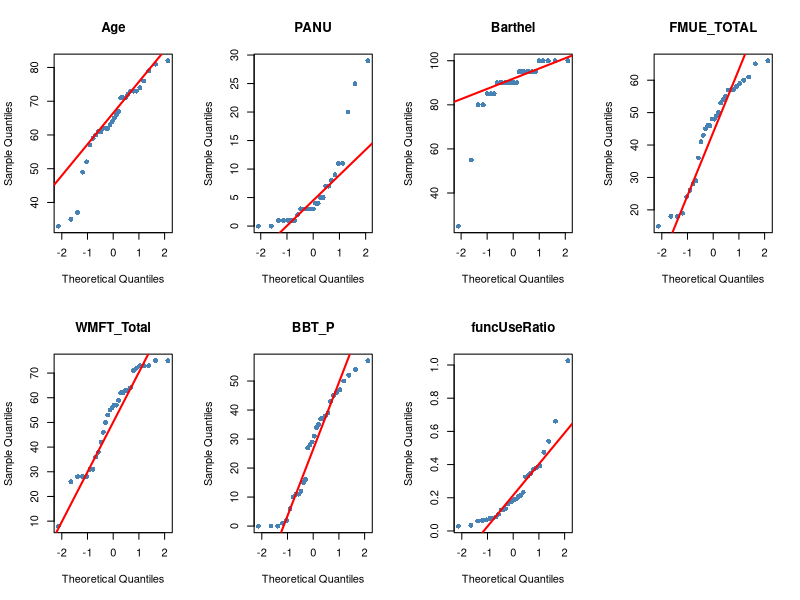
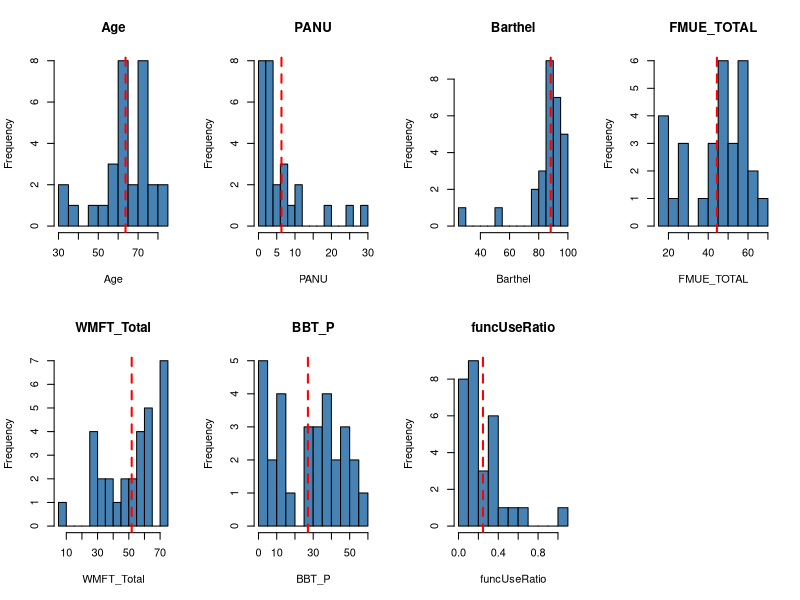
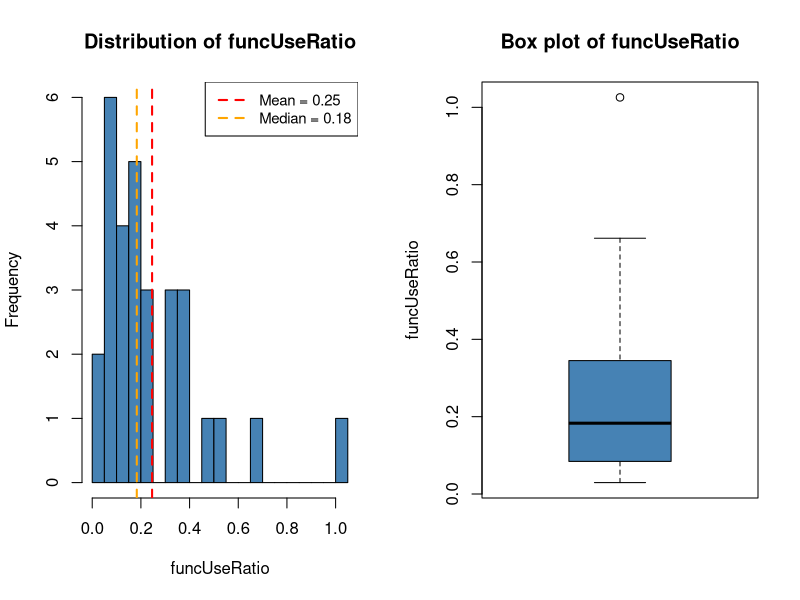
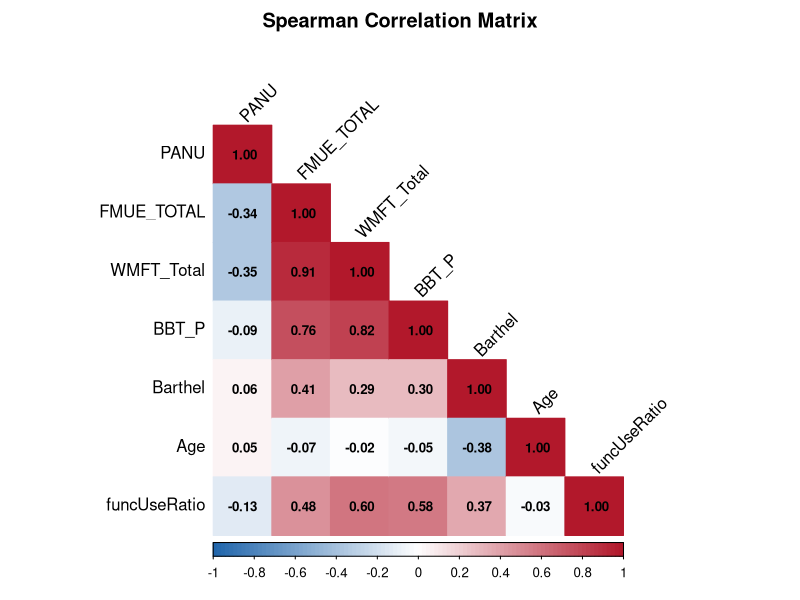
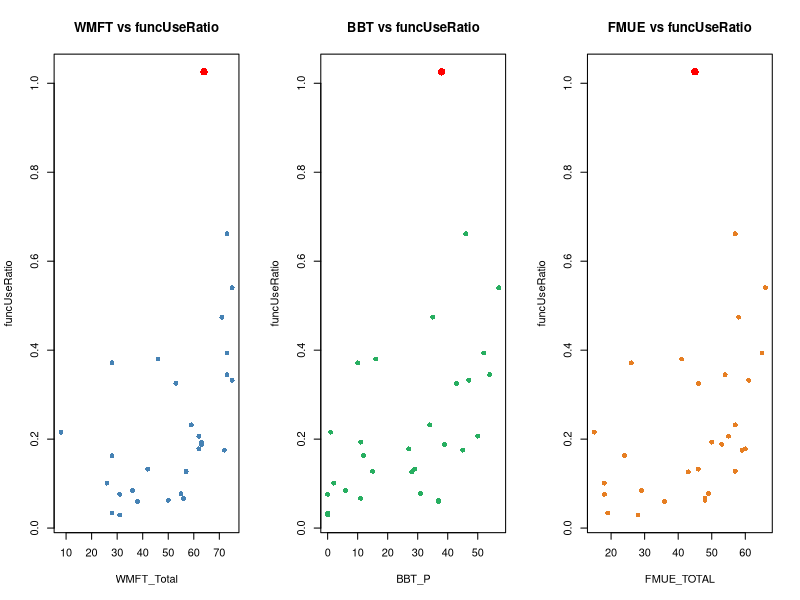
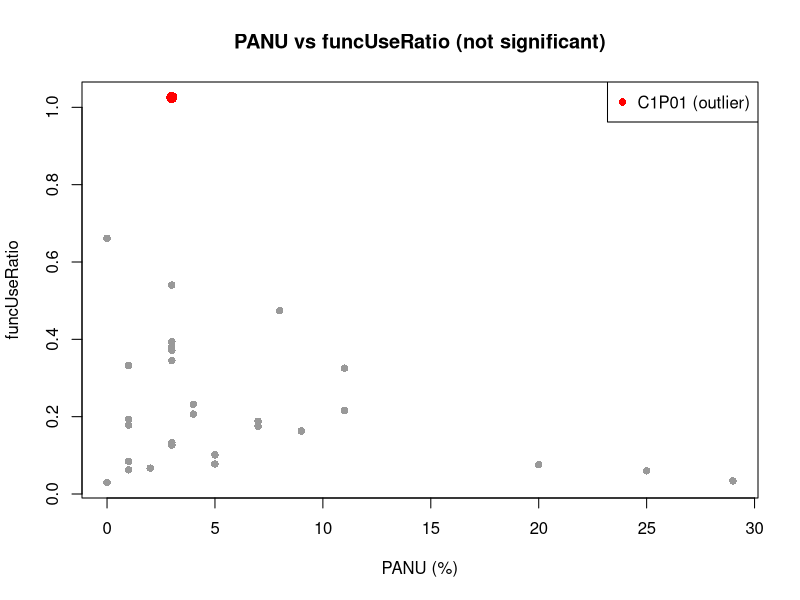
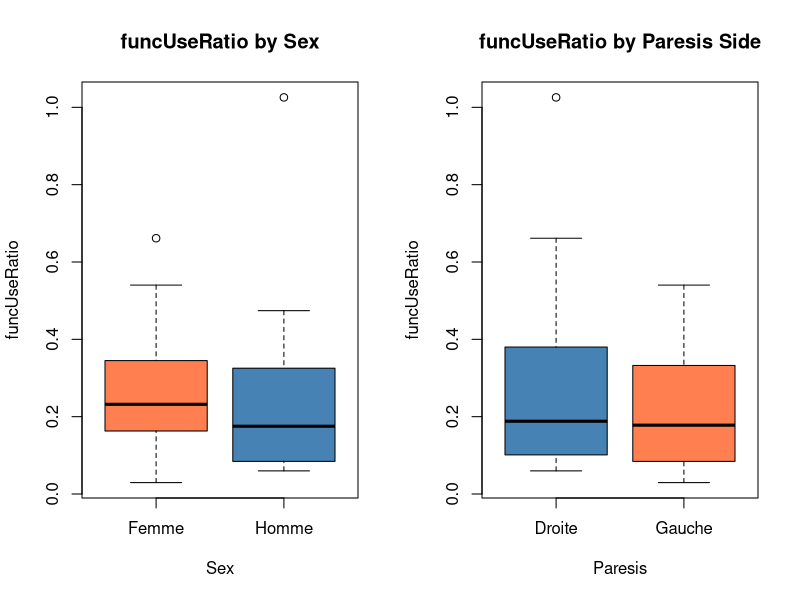

These charts were generated, in order, by the following R code:
## ---- chunk 1
# Knit options: control how chunks appear in the final HTML
knitr::opts_chunk$set(
  echo = TRUE,          # show R code in the output
  warning = FALSE,      # hide warnings
  message = FALSE,      # hide package loading messages
  fig.width = 10,       # default figure width
  fig.height = 6        # default figure height
)
## ---- chunk 2
# Required packages
library(readr)      # read CSV files
library(ggplot2)    # nice plots
library(dplyr)      # data manipulation
library(corrplot)   # correlation heatmaps
library(knitr)      # nice tables with kable()

# Load the merged dataset produced by the Python notebook
merged_df <- read_csv("data/merged_dataset.csv")

# Quick check
cat("Dataset:", nrow(merged_df), "patients,", ncol(merged_df), "columns\n")
cat("Columns:", paste(names(merged_df), collapse = ", "), "\n")
## ---- chunk 3
# List the continuous variables we want to summarize
continuous_vars <- c("Age", "PANU", "Barthel", "FMUE_TOTAL",
                     "WMFT_Total", "BBT_P", "funcUseRatio")

# Build the summary table row by row
summary_stats <- data.frame(
  Variable = continuous_vars,
  N        = sapply(continuous_vars, function(v) sum(!is.na(merged_df[[v]]))),
  Mean     = sapply(continuous_vars, function(v) round(mean(merged_df[[v]], na.rm = TRUE), 2)),
  SD       = sapply(continuous_vars, function(v) round(sd(merged_df[[v]], na.rm = TRUE), 2)),
  Median   = sapply(continuous_vars, function(v) round(median(merged_df[[v]], na.rm = TRUE), 2)),
  Min      = sapply(continuous_vars, function(v) min(merged_df[[v]], na.rm = TRUE)),
  Max      = sapply(continuous_vars, function(v) max(merged_df[[v]], na.rm = TRUE))
)

# Display as a formatted HTML table
kable(summary_stats, caption = "Descriptive statistics of continuous variables")
## ---- chunk 4
cat("Sex distribution:\n")
print(table(merged_df$Sex))

cat("\nParesis side distribution:\n")
print(table(merged_df$Paresis))
## ---- chunk 5
normality_results <- data.frame(
  Variable = continuous_vars,
  W_statistic = NA,
  p_value = NA,
  Normal = NA
)

for (i in seq_along(continuous_vars)) {
  variable_name <- continuous_vars[i]
  values <- merged_df[[variable_name]][!is.na(merged_df[[variable_name]])]
  
  test_result <- shapiro.test(values)
  
  normality_results$W_statistic[i] <- round(test_result$statistic, 4)
  normality_results$p_value[i]     <- round(test_result$p.value, 4)
  normality_results$Normal[i]      <- ifelse(test_result$p.value >= 0.05, "Yes", "No")
}

kable(normality_results, caption = "Shapiro-Wilk normality test (alpha = 0.05)")
## ---- chunk 6
# Arrange 8 plots in a 2x4 grid
par(mfrow = c(2, 4))

for (variable_name in continuous_vars) {
  values <- merged_df[[variable_name]][!is.na(merged_df[[variable_name]])]
  
  qqnorm(values, main = variable_name,
         col = "steelblue", pch = 16)
  qqline(values, col = "red", lwd = 2)
}

# Reset to default single plot layout
par(mfrow = c(1, 1))
## ---- chunk 7
par(mfrow = c(2, 4))

for (variable_name in continuous_vars) {
  values <- merged_df[[variable_name]][!is.na(merged_df[[variable_name]])]
  
  hist(values,
       main = variable_name,
       xlab = variable_name,
       col = "steelblue",
       border = "black",
       breaks = 12)
  
  abline(v = mean(values), col = "red", lwd = 2, lty = 2)
}

par(mfrow = c(1, 1))
## ---- chunk 8
par(mfrow = c(1, 2))

# Histogram with mean and median
hist(merged_df$funcUseRatio,
     breaks = 15,
     col = "steelblue",
     border = "black",
     main = "Distribution of funcUseRatio",
     xlab = "funcUseRatio")

abline(v = mean(merged_df$funcUseRatio), col = "red",    lwd = 2, lty = 2)
abline(v = median(merged_df$funcUseRatio), col = "orange", lwd = 2, lty = 2)

legend("topright",
       legend = c(paste("Mean =", round(mean(merged_df$funcUseRatio), 2)),
                  paste("Median =", round(median(merged_df$funcUseRatio), 2))),
       col = c("red", "orange"),
       lty = 2, lwd = 2, cex = 0.9)

# Box plot
boxplot(merged_df$funcUseRatio,
        main = "Box plot of funcUseRatio",
        ylab = "funcUseRatio",
        col = "steelblue")

par(mfrow = c(1, 1))

# Key observation
shapiro_p <- shapiro.test(merged_df$funcUseRatio)$p.value
cat("Shapiro-Wilk p-value:", round(shapiro_p, 4), "\n")
cat("Mean:", round(mean(merged_df$funcUseRatio), 3), "\n")
cat("Median:", round(median(merged_df$funcUseRatio), 3), "\n")
cat("Since mean > median and p < 0.05 -> right-skewed, not normal.\n")
cat("Decision: use Spearman correlations (non-parametric).\n")
## ---- chunk 9
# Clinical variables to test against funcUseRatio
clinical_vars <- c("PANU", "FMUE_TOTAL", "WMFT_Total", "BBT_P", "Barthel", "Age")

correlation_results <- data.frame(
  Variable     = clinical_vars,
  rho          = NA,
  p_value      = NA,
  Significance = NA
)

for (i in seq_along(clinical_vars)) {
  variable_name <- clinical_vars[i]
  
  # Keep only rows where both variables are present
  valid_rows <- complete.cases(merged_df[[variable_name]], merged_df$funcUseRatio)
  
  test_result <- cor.test(merged_df[[variable_name]][valid_rows],
                          merged_df$funcUseRatio[valid_rows],
                          method = "spearman")
  
  correlation_results$rho[i]     <- round(test_result$estimate, 3)
  correlation_results$p_value[i] <- round(test_result$p.value, 4)
  correlation_results$Significance[i] <- ifelse(test_result$p.value < 0.001, "***",
                                         ifelse(test_result$p.value < 0.01,  "**",
                                         ifelse(test_result$p.value < 0.05,  "*", "ns")))
}

kable(correlation_results,
      caption = "Spearman correlations with funcUseRatio (*** p<0.001, ** p<0.01, * p<0.05)")
## ---- chunk 10
# Impute missing values globally for the heatmap display
# (imputation for modeling is done inside LOOCV folds in Python)
heatmap_df <- merged_df
heatmap_df$PANU[is.na(heatmap_df$PANU)] <- median(heatmap_df$PANU, na.rm = TRUE)
heatmap_df$Barthel[is.na(heatmap_df$Barthel)] <- median(heatmap_df$Barthel, na.rm = TRUE)

# Variables to include in the matrix
heatmap_vars <- c("PANU", "FMUE_TOTAL", "WMFT_Total", "BBT_P",
                  "Barthel", "Age", "funcUseRatio")

# Compute Spearman correlation matrix
correlation_matrix <- cor(heatmap_df[, heatmap_vars], method = "spearman")

# Draw the heatmap
corrplot(correlation_matrix,
         method = "color",
         type = "lower",              # show only lower triangle (upper is redundant)
         addCoef.col = "black",       # print the correlation value inside each cell
         tl.col = "black",            # axis text color
         tl.srt = 45,                 # rotate axis text 45 degrees
         number.cex = 0.8,            # size of numbers inside cells
         col = colorRampPalette(c("#2166AC", "white", "#B2182B"))(100),
         title = "Spearman Correlation Matrix",
         mar = c(0, 0, 2, 0))
## ---- chunk 11
par(mfrow = c(1, 3))

# Index of the outlier
outlier_idx <- which(heatmap_df$ID == "C1P01")

# WMFT
plot(heatmap_df$WMFT_Total, heatmap_df$funcUseRatio,
     pch = 16, col = "steelblue",
     xlab = "WMFT_Total", ylab = "funcUseRatio",
     main = "WMFT vs funcUseRatio")
points(heatmap_df$WMFT_Total[outlier_idx],
       heatmap_df$funcUseRatio[outlier_idx],
       col = "red", pch = 16, cex = 1.5)

# BBT
plot(heatmap_df$BBT_P, heatmap_df$funcUseRatio,
     pch = 16, col = "#27AE60",
     xlab = "BBT_P", ylab = "funcUseRatio",
     main = "BBT vs funcUseRatio")
points(heatmap_df$BBT_P[outlier_idx],
       heatmap_df$funcUseRatio[outlier_idx],
       col = "red", pch = 16, cex = 1.5)

# FMUE
plot(heatmap_df$FMUE_TOTAL, heatmap_df$funcUseRatio,
     pch = 16, col = "#E67E22",
     xlab = "FMUE_TOTAL", ylab = "funcUseRatio",
     main = "FMUE vs funcUseRatio")
points(heatmap_df$FMUE_TOTAL[outlier_idx],
       heatmap_df$funcUseRatio[outlier_idx],
       col = "red", pch = 16, cex = 1.5)

par(mfrow = c(1, 1))
## ---- chunk 12
plot(heatmap_df$PANU, heatmap_df$funcUseRatio,
     pch = 16, col = "gray60",
     xlab = "PANU (%)", ylab = "funcUseRatio",
     main = "PANU vs funcUseRatio (not significant)")

points(heatmap_df$PANU[outlier_idx],
       heatmap_df$funcUseRatio[outlier_idx],
       col = "red", pch = 16, cex = 1.5)

legend("topright", legend = "C1P01 (outlier)",
       col = "red", pch = 16)
## ---- chunk 13
par(mfrow = c(1, 2))

# By Sex
boxplot(funcUseRatio ~ Sex,
        data = merged_df,
        col = c("coral", "steelblue"),
        main = "funcUseRatio by Sex",
        ylab = "funcUseRatio")

test_sex <- wilcox.test(funcUseRatio ~ Sex, data = merged_df)
cat("Mann-Whitney test by Sex:     W =", test_sex$statistic,
    ", p =", round(test_sex$p.value, 3), "\n")

# By Paresis side
boxplot(funcUseRatio ~ Paresis,
        data = merged_df,
        col = c("steelblue", "coral"),
        main = "funcUseRatio by Paresis Side",
        ylab = "funcUseRatio")

test_paresis <- wilcox.test(funcUseRatio ~ Paresis, data = merged_df)
cat("Mann-Whitney test by Paresis: W =", test_paresis$statistic,
    ", p =", round(test_paresis$p.value, 3), "\n")

par(mfrow = c(1, 1))
